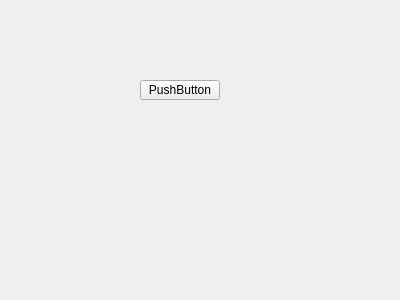
<?xml version="1.0" encoding="UTF-8"?>
<ui version="4.0">
 <class>testview</class>
 <widget class="QWidget" name="testview">
  <property name="geometry">
   <rect>
    <x>0</x>
    <y>0</y>
    <width>400</width>
    <height>300</height>
   </rect>
  </property>
  <property name="windowTitle">
   <string>Form</string>
  </property>
  <widget class="QPushButton" name="pushButton">
   <property name="geometry">
    <rect>
     <x>140</x>
     <y>80</y>
     <width>80</width>
     <height>20</height>
    </rect>
   </property>
   <property name="text">
    <string>PushButton</string>
   </property>
  </widget>
 </widget>
 <resources/>
 <connections/>
</ui>
